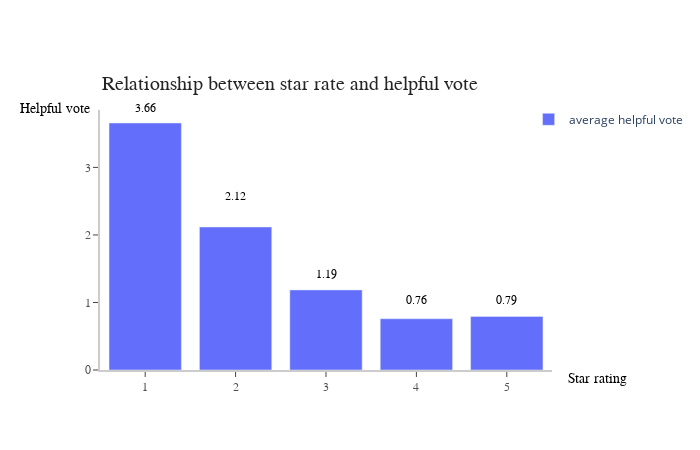

The cell this chart's notebook holds for it:
### Code cell
%%local
import plotly
import plotly.graph_objects as go

x = helpful_pro['_1']
y = helpful_pro['_2']
fig = go.Figure(data=[go.Bar(x=x, y=y, hovertext=x, name='average helpful vote')])

#fig.add_trace(go.Bar(x=x, y=y, name='Average Star rating'))
fig.update_layout(
    xaxis=dict(
        showline=True,
        showgrid=False,
        showticklabels=True,
        linecolor='rgb(204, 204, 204)',
        linewidth=2,
        ticks='outside',
        tickfont=dict(
            family='Arial',
            size=12,
            color='rgb(82, 82, 82)',
        ),
    ),
    yaxis=dict(
        showline=True,
        showgrid=False,
        showticklabels=True,
        linecolor='rgb(204, 204, 204)',
        linewidth=2,
        ticks='outside',
        tickfont=dict(
            family='Arial',
            size=12,
            color='rgb(82, 82, 82)',
        ),
    ),
    autosize=False,
    margin=dict(
        autoexpand=True,
        l=100,
        r=20,
        t=110,
    ),
    showlegend=True,
    plot_bgcolor='white'
)
annotations = []

#annotation
annotations = []
annotations.append(dict(xref='paper', yref='paper', x=0.0, y=1.05,
                              xanchor='left', yanchor='bottom',
                              text='Relationship between star rate and helpful vote',
                              font=dict(family='Arial',
                                        size=20,
                                        color='rgb(37,37,37)'),
                              showarrow=False))


annotations.append(dict(xref='paper', yref='paper', x=0.9, y=0.3,
                              xanchor='center', yanchor='top',
                              text='0.79',
                              font=dict(family='Arial',
                                        size=12,
                                        color='black'),
                              showarrow=False))
annotations.append(dict(xref='paper', yref='paper', x=0.7, y=0.3,
                              xanchor='center', yanchor='top',
                              text='0.76',
                              font=dict(family='Arial',
                                        size=12,
                                        color='black'),
                              showarrow=False))
annotations.append(dict(xref='paper', yref='paper', x=0.5, y=0.4,
                              xanchor='center', yanchor='top',
                              text='1.19',
                              font=dict(family='Arial',
                                        size=12,
                                        color='black'),
                              showarrow=False))
annotations.append(dict(xref='paper', yref='paper', x=0.3, y=0.7,
                              xanchor='center', yanchor='top',
                              text='2.12',
                              font=dict(family='Arial',
                                        size=12,
                                        color='black'),
                              showarrow=False))
annotations.append(dict(xref='paper', yref='paper', x=0.1, y=1.04,
                              xanchor='center', yanchor='top',
                              text='3.66',
                              font=dict(family='Arial',
                                        size=12,
                                        color='black'),
                              showarrow=False))

annotations.append(dict(xref='paper', yref='paper', x=1.10, y=0.00,
                              xanchor='center', yanchor='top',
                              text='Star rating',
                              font=dict(family='Arial',
                                        size=14,
                                        color='black'),
                              showarrow=False))
annotations.append(dict(xref='paper', yref='paper', x=-0.1, y=1.04,
                              xanchor='center', yanchor='top',
                              text='Helpful vote',
                              font=dict(family='Arial',
                                        size=14,
                                        color='black'),
                              showarrow=False))
# Legend
fig.update_layout(legend=dict(
    orientation="v",
    yanchor="top",
    y=1.02,
    xanchor="right",
    x=1.3
))

fig.update_layout(annotations=annotations)
fig.show()

### Figure 1 — Plotly figure (JSON) as saved in the notebook; plotly's stock layout.template omitted (floating-point values rounded to 4 significant figures)
{"data": [{"hovertext": [1, 2, 3, 4, 5], "name": "average helpful vote", "type": "bar", "x": [1, 2, 3, 4, 5], "y": [3.658, 2.117, 1.186, 0.7588, 0.7925]}], "layout": {"annotations": [{"font": {"color": "rgb(37,37,37)", "family": "Arial", "size": 20}, "showarrow": false, "text": "Relationship between star rate and helpful vote", "x": 0, "xanchor": "left", "xref": "paper", "y": 1.05, "yanchor": "bottom", "yref": "paper"}, {"font": {"color": "black", "family": "Arial", "size": 12}, "showarrow": false, "text": "0.79", "x": 0.9, "xanchor": "center", "xref": "paper", "y": 0.3, "yanchor": "top", "yref": "paper"}, {"font": {"color": "black", "family": "Arial", "size": 12}, "showarrow": false, "text": "0.76", "x": 0.7, "xanchor": "center", "xref": "paper", "y": 0.3, "yanchor": "top", "yref": "paper"}, {"font": {"color": "black", "family": "Arial", "size": 12}, "showarrow": false, "text": "1.19", "x": 0.5, "xanchor": "center", "xref": "paper", "y": 0.4, "yanchor": "top", "yref": "paper"}, {"font": {"color": "black", "family": "Arial", "size": 12}, "showarrow": false, "text": "2.12", "x": 0.3, "xanchor": "center", "xref": "paper", "y": 0.7, "yanchor": "top", "yref": "paper"}, {"font": {"color": "black", "family": "Arial", "size": 12}, "showarrow": false, "text": "3.66", "x": 0.1, "xanchor": "center", "xref": "paper", "y": 1.04, "yanchor": "top", "yref": "paper"}, {"font": {"color": "black", "family": "Arial", "size": 14}, "showarrow": false, "text": "Star rating", "x": 1.1, "xanchor": "center", "xref": "paper", "y": 0, "yanchor": "top", "yref": "paper"}, {"font": {"color": "black", "family": "Arial", "size": 14}, "showarrow": false, "text": "Helpful vote", "x": -0.1, "xanchor": "center", "xref": "paper", "y": 1.04, "yanchor": "top", "yref": "paper"}], "autosize": false, "height": 450, "legend": {"orientation": "v", "x": 1.3, "xanchor": "right", "y": 1.02, "yanchor": "top"}, "margin": {"autoexpand": true, "l": 100, "r": 20, "t": 110}, "plot_bgcolor": "white", "showlegend": true, "width": 700, "xaxis": {"autorange": true, "linecolor": "rgb(204, 204, 204)", "linewidth": 2, "range": [0.5, 5.5], "showgrid": false, "showline": true, "showticklabels": true, "tickfont": {"color": "rgb(82, 82, 82)", "family": "Arial", "size": 12}, "ticks": "outside", "type": "linear"}, "yaxis": {"autorange": true, "linecolor": "rgb(204, 204, 204)", "linewidth": 2, "range": [0, 3.85], "showgrid": false, "showline": true, "showticklabels": true, "tickfont": {"color": "rgb(82, 82, 82)", "family": "Arial", "size": 12}, "ticks": "outside", "type": "linear"}}}
